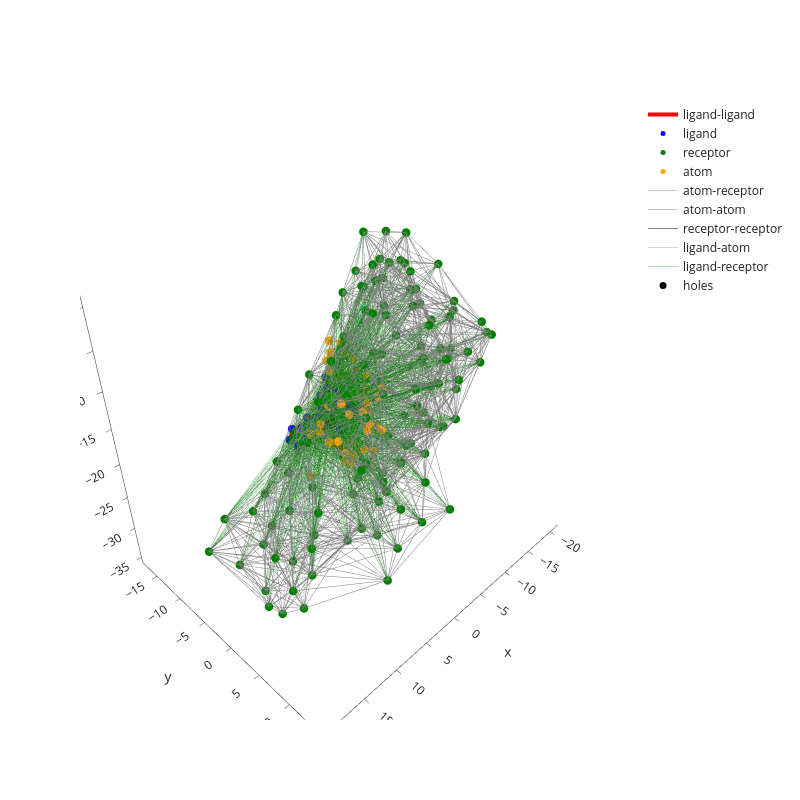

Source (notebook cell):
### Code cell
graph = ds[0]
make_fig(graph)

### Figure 1 — Plotly figure (JSON) as saved in the notebook; plotly's stock layout.template omitted (floating-point values rounded to 4 significant figures; data arrays with more than 128 entries replaced by an {"elided": "..."} marker saying what was removed)
{"data": [{"line": {"color": "red", "width": 4}, "mode": "lines", "name": "ligand-ligand", "type": "scatter3d", "x": [-1.01, -0.5793, null, -0.5793, -1.01, null, -0.5793, 0.1292, null, 0.1292, -0.5793, null, 0.1292, 0.5835, null, 0.5835, 0.1292, null, 0.5835, 1.3, null, 1.3, 0.5835, null, 1.3, 1.774, null, 1.774, 1.3, null, 1.774, 2.555, null, 2.555, 1.774, null, 2.555, 2.919, null, 2.919, 2.555, null, 2.919, 3.673, null, 3.673, 2.919, null, 3.673, 3.768, null, 3.768, 3.673, null, 3.768, 3.107, null, 3.107, 3.768, null, 1.3, 1.433, null, 1.433, 1.3, null, 1.433, 0.8633, null, 0.8633, 1.433, null, 0.8633, 0.7777, null, 0.7777, 0.8633, null, 0.8633, 0.2938, null, 0.2938, 0.8633, null, 0.2938, -0.4136, null, -0.4136, 0.2938, null, -0.4136, -0.723, null, -0.723, -0.4136, null, -0.4136, -0.8377, null, -0.8377, -0.4136, null, -0.8377, -0.5793, null, -0.5793, -0.8377, null, 0.2938, 0.5835, null, 0.5835, 0.2938, null, 3.107, 2.555, null, 2.555, 3.107, null], "y": [-7.153, -6.398, null, -6.398, -7.153, null, -6.398, -6.977, null, -6.977, -6.398, null, -6.977, -6.207, null, -6.207, -6.977, null, -6.207, -6.45, null, -6.45, -6.207, null, -6.45, -7.592, null, -7.592, -6.45, null, -7.592, -7.786, null, -7.786, -7.592, null, -7.786, -6.786, null, -6.786, -7.786, null, -6.786, -7.324, null, -7.324, -6.786, null, -7.324, -8.668, null, -8.668, -7.324, null, -8.668, -8.928, null, -8.928, -8.668, null, -6.45, -5.275, null, -5.275, -6.45, null, -5.275, -4.335, null, -4.335, -5.275, null, -4.335, -2.963, null, -2.963, -4.335, null, -4.335, -4.849, null, -4.849, -4.335, null, -4.849, -4.273, null, -4.273, -4.849, null, -4.273, -2.662, null, -2.662, -4.273, null, -4.273, -5.056, null, -5.056, -4.273, null, -5.056, -6.398, null, -6.398, -5.056, null, -4.849, -6.207, null, -6.207, -4.849, null, -8.928, -7.786, null, -7.786, -8.928, null], "z": [-13.09, -14.08, null, -14.08, -13.09, null, -14.08, -15.11, null, -15.11, -14.08, null, -15.11, -16.15, null, -16.15, -15.11, null, -16.15, -17.31, null, -17.31, -16.15, null, -17.31, -17.75, null, -17.75, -17.31, null, -17.75, -18.95, null, -18.95, -17.75, null, -18.95, -19.86, null, -19.86, -18.95, null, -19.86, -20.88, null, -20.88, -19.86, null, -20.88, -20.59, null, -20.59, -20.88, null, -20.59, -19.46, null, -19.46, -20.59, null, -17.31, -17.92, null, -17.92, -17.31, null, -17.92, -17.25, null, -17.25, -17.92, null, -17.25, -17.55, null, -17.55, -17.25, null, -17.25, -16.09, null, -16.09, -17.25, null, -16.09, -15.06, null, -15.06, -16.09, null, -15.06, -15.05, null, -15.05, -15.06, null, -15.06, -14.07, null, -14.07, -15.06, null, -14.07, -14.08, null, -14.08, -14.07, null, -16.09, -16.15, null, -16.15, -16.09, null, -19.46, -18.95, null, -18.95, -19.46, null]}, {"marker": {"color": "blue", "size": 5, "symbol": "circle"}, "mode": "markers", "name": "ligand", "type": "scatter3d", "x": [-1.01, -0.5793, 0.1292, 0.5835, 1.3, 1.774, 2.555, 2.919, 3.673, 3.768, 3.107, 1.433, 0.8633, 0.7777, 0.2938, -0.4136, -0.723, -0.8377], "y": [-7.153, -6.398, -6.977, -6.207, -6.45, -7.592, -7.786, -6.786, -7.324, -8.668, -8.928, -5.275, -4.335, -2.963, -4.849, -4.273, -2.662, -5.056], "z": [-13.09, -14.08, -15.11, -16.15, -17.31, -17.75, -18.95, -19.86, -20.88, -20.59, -19.46, -17.92, -17.25, -17.55, -16.09, -15.06, -15.05, -14.07]}, {"marker": {"color": "green", "size": 5, "symbol": "circle"}, "mode": "markers", "name": "receptor", "type": "scatter3d", "x": {"elided": "130 float values"}, "y": {"elided": "130 float values"}, "z": {"elided": "130 float values"}}, {"marker": {"color": "orange", "size": 5, "symbol": "circle"}, "mode": "markers", "name": "atom", "type": "scatter3d", "x": [-2.647, -1.285, -0.364, 0.952, 0.807, 0.79, 1.919, 2.301, 3.11, 3.091, 1.861, 1.963, 3.019, 3.156, 3.546, 4.013, 3.476, 0.75, -0.461, -2.16, -2.917, 0.581, -0.061, 0.606, -1.199, -4.387, -3.269, -3.824, -5.2, -4.831, -5.238, -5.41, -5.037, -3.701, -3.338, -4.315, -4.398, -4.675, -4.079, -3.458, -0.601, 0.685, 0.87, 5.406], "y": [0.303, 0.957, 0.261, 0.814, 1.799, 1.402, -0.306, -1.149, -2.314, 0.247, 0.358, 0.089, -0.942, -2.298, -3.467, -4.497, -3.347, 0.895, 1.18, 0.814, -0.292, -2.434, -3.279, -4.268, -2.979, -7.986, -8.229, -7.431, -7.095, -6.163, -6.71, -4.777, -4.286, -3.947, -3.58, -3.533, -7.605, -8.393, -9.802, -6.664, -5.892, -5.075, -4.416, -3.2], "z": [-11.87, -12.11, -12.78, -13.13, -14.28, -15.45, -13.51, -12.3, -12.83, -18.0, -18.92, -20.11, -17.03, -17.74, -16.81, -17.34, -15.56, -18.39, -19.17, -17.26, -17.98, -22.07, -20.96, -20.58, -20.52, -15.17, -14.72, -18.11, -14.6, -13.53, -12.15, -13.86, -15.25, -15.55, -16.86, -17.88, -11.61, -10.39, -10.55, -9.137, -9.031, -9.196, -10.23, -22.01]}, {"line": {"color": "brown", "width": 0.3}, "mode": "lines", "name": "atom-receptor", "type": "scatter3d", "x": {"elided": "132 float values"}, "y": {"elided": "132 float values"}, "z": {"elided": "132 float values"}}, {"line": {"color": "purple", "width": 0.3}, "mode": "lines", "name": "atom-atom", "type": "scatter3d", "x": {"elided": "603 float values"}, "y": {"elided": "603 float values"}, "z": {"elided": "603 float values"}}, {"line": {"color": "grey", "width": 1}, "mode": "lines", "name": "receptor-receptor", "type": "scatter3d", "x": {"elided": "7641 float values"}, "y": {"elided": "7641 float values"}, "z": {"elided": "7641 float values"}}, {"line": {"color": "light blue", "width": 0.3}, "mode": "lines", "name": "ligand-atom", "type": "scatter3d", "x": {"elided": "432 float values"}, "y": {"elided": "432 float values"}, "z": {"elided": "432 float values"}}, {"line": {"color": "green", "width": 0.3}, "mode": "lines", "name": "ligand-receptor", "type": "scatter3d", "x": {"elided": "5331 float values"}, "y": {"elided": "5331 float values"}, "z": {"elided": "5331 float values"}}, {"marker": {"color": "black", "size": 7, "symbol": "circle"}, "mode": "markers", "name": "holes", "type": "scatter3d", "x": [0.8633], "y": [-4.335], "z": [-17.25]}], "layout": {"height": 800, "width": 800}}
